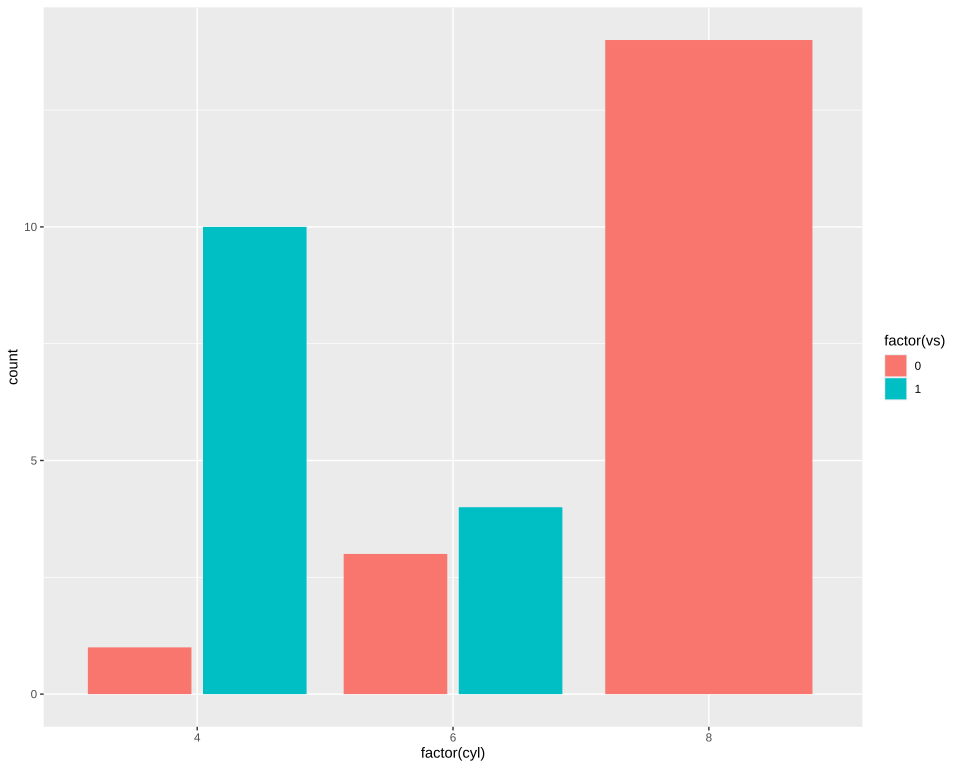

The R source for this figure:
# The plot test/golden/dodge2.svg draws, drawn by ggplot2 itself, as ggplot2's own visual tests
# draw their snapshots: the independent check on that golden whenever it changes. The suite never
# runs this; it needs R, ggplot2 and vdiffr, saved as the Docker image giggly-r:ggplot2-4.0.3. From
# the repository's root:
#
#   docker run --rm -v "$PWD/test/golden":/golden:ro giggly-r:ggplot2-4.0.3 \
#     Rscript /golden/dodge2.R > dodge2.ggplot2.svg
#
# and compare the two drawings element by element, as test/golden/point.R describes.
#
# position_dodge2()'s first example from ggplot2's reference page: mtcars' cylinders counted by
# engine shape, the bars at each count of cylinders set side by side with a gap between them, the
# eight-cylinder count's one bar narrowed by the same padding, and a legend of the fills.
#
# First checked with ggplot2 4.0.3 and vdiffr 1.0.9: every element and clip path matches but
# svglite's around the whole drawing, and the one departure is test/golden/point.R's, the x axis
# drawn before the y.

library(ggplot2)

plot <- ggplot(mtcars, aes(factor(cyl), fill = factor(vs))) +
  geom_bar(position = "dodge2") +
  theme_gray()

file <- tempfile(fileext = ".svg")
vdiffr::write_svg(plot, file)
cat(readLines(file), sep = "\n")
